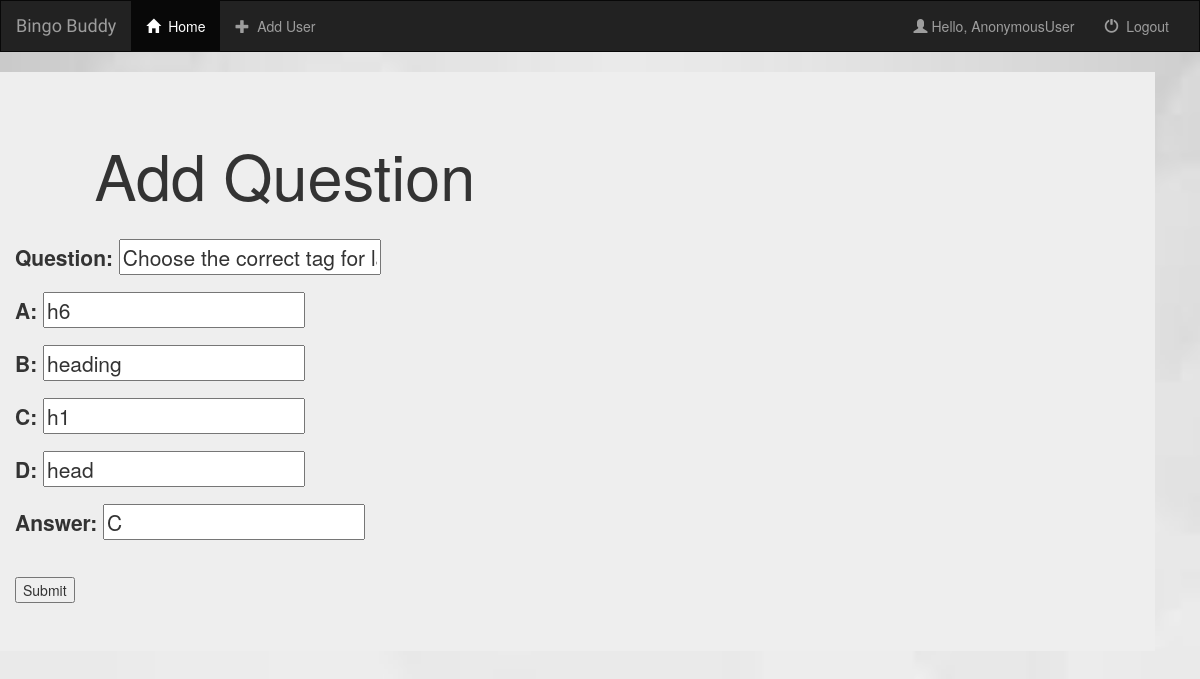
The app's page /testapp/updateQuestion/4/, older data.
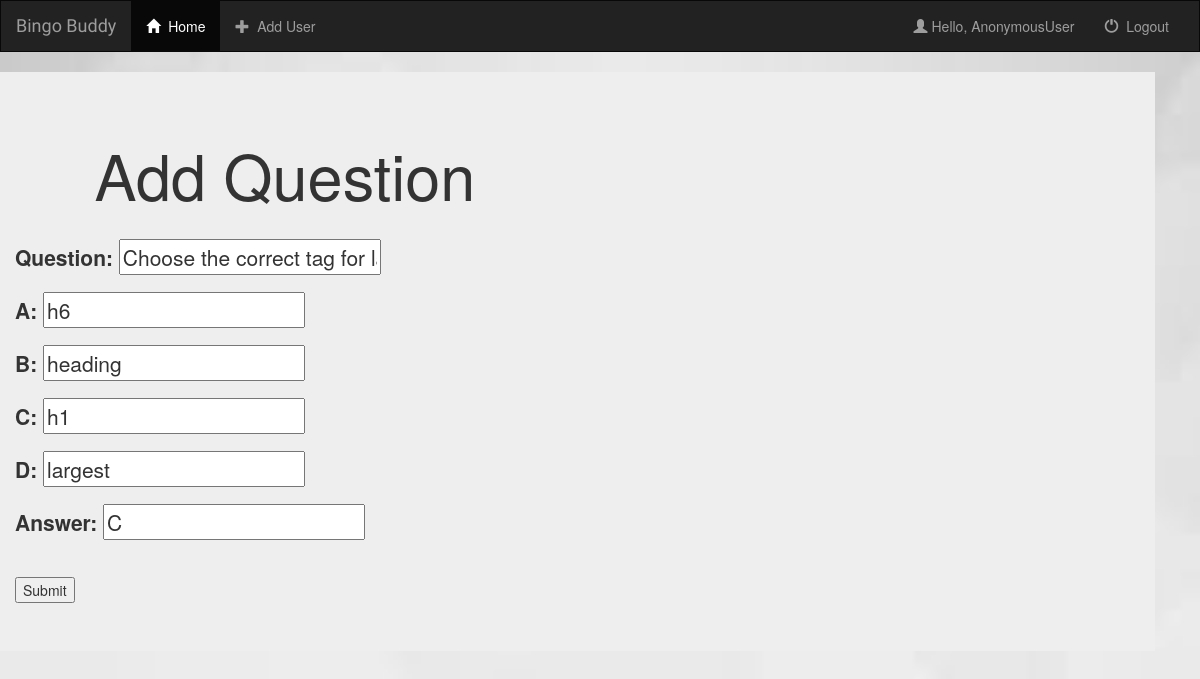
The same page, newer data.
### testapp/models.py (models this page shows, shortened)
class Question(models.Model):
    question = models.CharField(max_length=200)
    A = models.CharField(max_length=200)
    B = models.CharField(max_length=200)
    C = models.CharField(max_length=200)
    D = models.CharField(max_length=200)
    answer = models.CharField(max_length=10)

### testapp/views.py (the view)
# urls.py: re_path('updateQuestion/(?P<pk>\d+)/',updateQuestion,name='updateQuestion'),
@csrf_exempt
def updateQuestion(request,pk):
    context = {}
    obj = get_object_or_404(Question,id=pk)
    form = addQuestionform(request.POST or None, instance=obj)
    if form.is_valid():
        form.save()
        messages.success(request, 'Question updated successfully')
        return redirect('test:viewQuestion')
    context['form'] = form
    return render(request,'testapp/update-question.html',context)

### testapp/forms.py
class addQuestionform(ModelForm):
    class Meta:
        model = Question
        fields = "__all__"

### templates/testapp/update-question.html (shortened to what this page needs)
{% extends 'home/base.html' %}
{% block body %}
    <div class="jumbotron container row">
    <div class="col-md-6">
        <h1 align="center">Add Question</h1><br>
        <div class="card card-body">
           <form action="" method="POST">
                {{form.as_p}}
                <br>
             <input type="submit" name="Update">
             </form>
            </div>
        </div>
    </div>
 {% endblock %}

Row changes from the older to the newer data that the page shows:
changed Question "Choose the correct tag for largest heading in HTML": D "head" → "largest"
